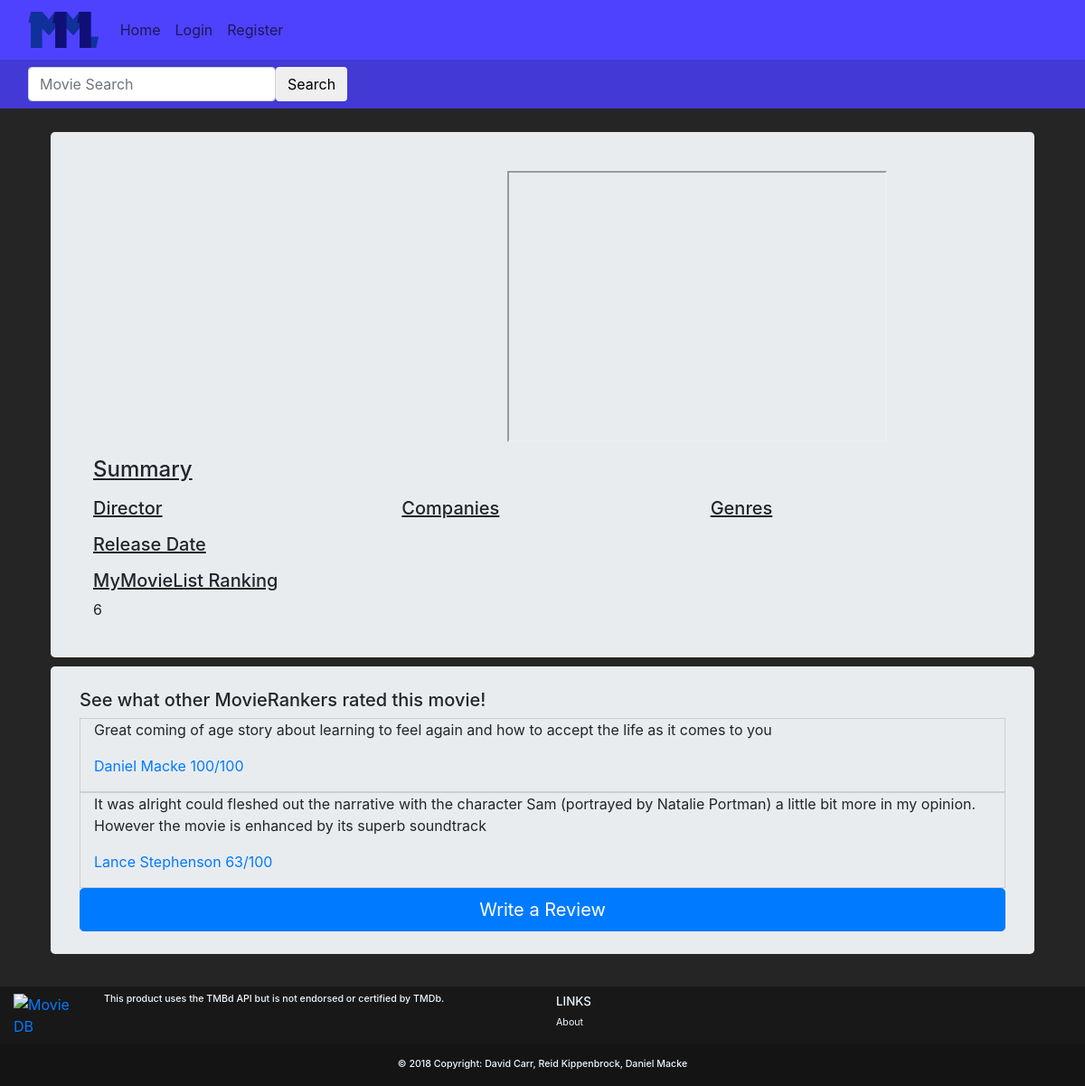
Page /movies/?movie_id=401 on the committed database.
### movies/models.py (models this page shows)
class MovieReview(models.Model):
    user = models.ForeignKey(User,on_delete=models.CASCADE,default=1)
    movie_id = models.IntegerField(default=0)
    movie_title = models.CharField(max_length=50, default='')
    rating = models.IntegerField(
        default=0,
        validators=[
            MaxValueValidator(100),
            MinValueValidator(0)
        ]
    )
    review = models.CharField(max_length=1000, default='')

### movies/views.py (the view)
# urls.py: path('', views.movies),
def movies(request):
    movie_id = request.GET.get('movie_id')
    movie = tmdb.Movies(movie_id)
    if(movie_id):
        movie_info = movie.info()
        movie_title = movie_info["title"]
        movie_poster = 'http://image.tmdb.org/t/p/w185/' + movie_info["poster_path"]
        movie_overview = movie_info["overview"]
        movie_genres = movie_info["genres"]
        movie_companies = movie_info["production_companies"]
        movie_release_date = movie_info["release_date"]
        movie_trailer = ""
        movie_director = ""
        movie_director_pic = ""
        for f in movie.videos()["results"]:
            if (f["site"] == "YouTube" and f["type"] == "Trailer"):
                movie_trailer = "https://youtube.com/embed/" + f["key"]
                break;
        for f in movie.credits()["crew"]:
            if f["job"] == "Director" :
                movie_director = f["name"]
                movie_director_pic = f["profile_path"]
        movie_homepage = movie_info["homepage"]
        movie_reviews =  MovieReview.objects.filter(movie_id=movie_id)
        sum = 0;
        count = 0;
        for review in movie_reviews:
            sum += review.rating
            count += 1
        average = 'no reviews'
        if count > 0:
            average = sum / count
        all_reviews = MovieReview.objects.all()
        ratings = {}
        for review in all_reviews:
            id = review.movie_id
            reviews = MovieReview.objects.filter(movie_id=id)
            sum = 0
            count = 0
            for review in reviews:
                sum += review.rating
                count += 1
            average = sum / count
            ratings[id] = average
        sorted_rankings = sorted(ratings.items(), key=operator.itemgetter(1))
        sorted_rankings.reverse()
        ranking = 'No reviews'
        count = 1
        for x in sorted_rankings:
            print(movie_id)
            print(x[0])
            if x[0]==int(movie_id):
                print("here")
                ranking = count
                break
            count+=1
        args = {'ranking': ranking, 'average_rating': average, 'id' :movie_id, 'title': movie_title, 'poster': movie_poster, 'overview': movie_overview, 'genres': movie_genres,
                'companies': movie_companies, 'release_date': movie_release_date, 'trailer': movie_trailer,
                'homepage': movie_homepage, 'director':movie_director, 'director_pic':movie_director_pic,'reviews':movie_reviews,}
    return render(request, 'movies/movies.html', args)

### movies/templates/movies/movies.html (shortened to what this page needs)
{% extends 'base.html' %}
{% block body %}
  <div class="container p-3">
    <div class="jumbotron">
      <div class="container-fluid">
        <div class="row" style="padding-top: 10px;">
          <div class="col-md-4 text-center">
          </div>
          <div class="col-md-8 text-center">
            <iframe height="300" width="420" src="{{ trailer }}">
            </iframe>
          </div>
        </div>
        <div class="row" style="padding-top: 10px;">
            <div class="col-md-12 lead">
                <u><h4 class"text-md-left"> Summary </h4></u>
            </div>
        </div>
        <div class="row">
          <div class="col-md-4">
            <u><h5 class="text-md-left"> Director </h5></u>
            <u><h5 class="text-md-left"> Release Date </h5></u>
            <u><h5 class="text-md-left"> MyMovieList Ranking </h5></u>
            <p>
              {{ ranking }}
            </p>
          </div>
          <div class="col-md-4">
            <u><h5 class="text-md-left"> Companies </h5></u>
          </div>
          <div class="col-md-4">
            <u><h5 class="text-md-left text-underline"> Genres </h5></u>
          </div>
        </div>
      </div>
    </div>
    <div class="jumbotron">
      <h5>See what other MovieRankers rated this movie!</h5>
        {%for review in reviews%}
        <div class="container-fluid" style="border:1px solid #cecece;">
          <blockquote>
            <p>{{review.review}}<p>
            <footer><a href="/account/profile/?p={{review.user.username}}">{{review.user.first_name}} {{review.user.last_name}} {{review.rating}}/100</a></footer>
          </blockquote>
        </div>
        {% endfor %}
        <a href="/movies/write_review/?movie_id={{ id }}" class="btn btn-primary btn-lg btn-block">Write a Review</a>
    </div>
  </div>
{% endblock %}

### movies/templates/movies/movies.html (style rules this page uses)
.jumbotron { padding-top: 10px; margin-top: 0px; margin-bottom: 10px; }
.lead { font-size: 14pt }

### accounts/templates/base.html (style rules this page uses)
body { background-color: #252525; }
.jumbotron { margin: 10px; padding-top: 25px; padding-bottom: 25px; }

### rows in the picture
MovieReview: review "Great coming of age story about learning to feel again and how to accept the life as it comes to you", user.first_name "Daniel", user.last_name "Macke", rating "100"
MovieReview: review "It was alright could fleshed out the narrative with the character Sam (portrayed by Natalie Portman) a little bit more in my opinion. However the movie is enhanced by its superb soundtrack", user.first_name "Lance", user.last_name "Stephenson", rating "63"

### other values in the picture
{{ ranking }} "6"
